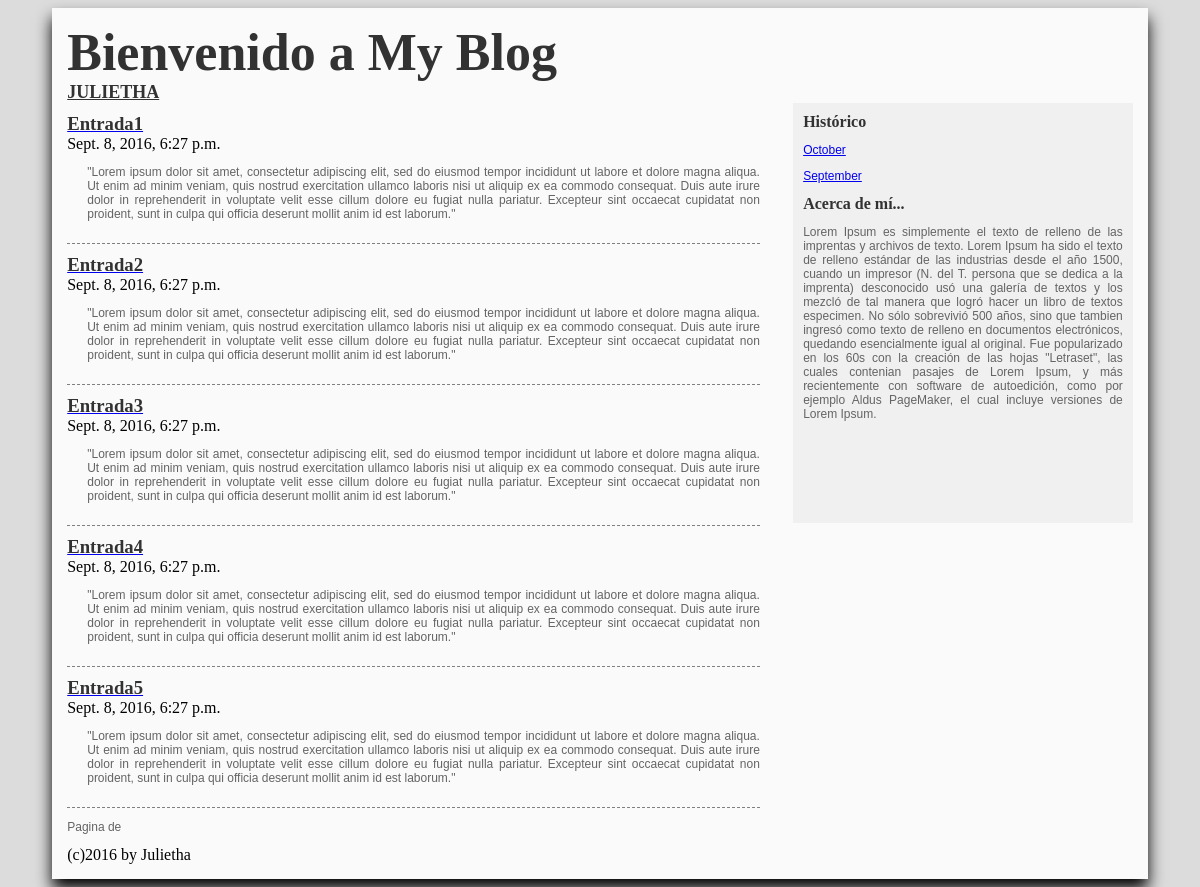
The app's page /month/2016/9/ with its own data.
### blog/models.py (models this page shows, shortened)
class Entrada(models.Model):
	titulo = models.CharField(max_length=100)
	contenido = models.TextField()
	fecha = models.DateTimeField(auto_now_add= True)

### blog/views.py (the view)
# urls.py: url(r'^month/(\d+)/(\d+)/$',month, name='month'),
def month(request, year, month):
	entrada= Entrada.objects.filter(fecha__year= year, fecha__month = month)
	return render_to_response("listado.html", dict(entrada= entrada, months= mkmonth_lst()))

### blog/views.py (called while the page is built)
def mkmonth_lst():
	if not Entrada.objects.count(): return[]
	year, month = time.localtime()[:2]
	first= Entrada.objects.order_by("fecha")[0]
	fyear =first.fecha.year
	fmonth = first.fecha.month
	months= []
	for y in range(year, fyear-1,-1):
		start, end =12,0
		if y == year: start = month
		if y == fyear: end = fmonth -1
		for m in range(start, end, -1):
			months.append((y,m,month_name[m]))
	return months

### blog/templates/listado.html (shortened to what this page needs)
{% extends "estructura.html" %}
		{% block contenido %}
		{% for elemento in entrada %}
			<article>
				<a href = "{% url 'entrada' elemento.pk %}"> <h3>{{ elemento.titulo }}</h3></a>
				<time>{{ elemento.fecha }}</time>
				<p>{{ elemento.contenido }}</p>
			</article>
			{% endfor %}
		<nav>
			<p>Pagina  {{ entrada.number }} de {{ entrada.paginator.num_pages }}</p>
		</nav>
		{% endblock %}

### blog/templates/estructura.html (shortened to what this page needs)
<html>
<head>
</head>
<body>
	<div id="contenedor">
		<header>
			<a href="http://localhost: ">
			<h1>Bienvenido a My Blog </h1>
			</a>
			<h2>JULIETHA</h2>
		</header>
		<section>
			<div id="articulos">
			{% block contenido %}
			{% endblock %}
			</div>
			<aside>
				<h4> Histórico</h4>
				{% for month in months %}
				<p><a href="{% url 'month' month.0 month.1 %}">{{ month.2 }} </a></p>
				{% endfor %}
				<h4>Acerca de mí... </h4>
				<p>Lorem Ipsum es simplemente el texto de relleno de las imprentas y archivos de texto. Lorem Ipsum ha sido el texto de relleno estándar de las industrias desde el año 1500, cuando un impresor (N. del T. persona que se dedica a la imprenta) desconocido usó una galería de textos y los mezcló de tal manera que logró hacer un libro de textos especimen. No sólo sobrevivió 500 años, sino que tambien ingresó como texto de relleno en documentos electrónicos, quedando esencialmente igual al original. Fue popularizado en los 60s con la creación de las hojas "Letraset", las cuales contenian pasajes de Lorem Ipsum, y más recientemente con software de autoedición, como por ejemplo Aldus PageMaker, el cual incluye versiones de Lorem Ipsum.</p>
			</aside>
		</section>
		<footer>
			(c)2016 by Julietha
		</footer>
	</div>
</body>
</html>

### blog/templates/estructura.html (style rules this page uses)
body { margin: 0px kajajaajj padding: 0px; background: rgb(220,220,220); }
#contenedor { width: 90%; margin: auto; background: rgb(250,250,250); box-shadow:0px 10px 15px rgba(0,0,0,1); padding: 15px; }
p { text-align: justify; font-family: sans-serif; font-size: 12px; color: rgb(100,100,100); }
h1, h2, h3, h4 { margin: 0px; padding: 0px; color: rgb(50,50,50); font-family: serif; }
article p { padding-left: 20px; }
article { border-bottom: 1px dashed grey; padding-top: 10px; padding-bottom: 10px; }
h1 { font-size: 52px; }
h2 { font-size: 18px; text-decoration: underline; }
aside { width: 30%; float: right; background: rgb(240,240,240); padding: 10px; height: 400px; }
#articulos { width: 65%; float: left; }
header a { text-decoration: none; }

### records on screen
Entrada: titulo "Entrada1", fecha "Sept. 8, 2016, 6:27 p.m.", contenido "\"Lorem ipsum dolor sit amet, consectetur adipiscing elit, sed do eiusmod tempor incididunt ut labore et dolore magna aliqua. Ut enim ad minim veniam, quis nostrud exercitation ullamco laboris nisi ut aliquip ex ea commodo consequat. Duis aute irure dolor in reprehenderit in voluptate velit esse cillum dolore eu fugiat nulla pariatur. Excepteur sint occaecat cupidatat non proident, sunt in culpa qui officia deserunt mollit anim id est laborum.\""
Entrada: titulo "Entrada2", fecha "Sept. 8, 2016, 6:27 p.m.", contenido "\"Lorem ipsum dolor sit amet, consectetur adipiscing elit, sed do eiusmod tempor incididunt ut labore et dolore magna aliqua. Ut enim ad minim veniam, quis nostrud exercitation ullamco laboris nisi ut aliquip ex ea commodo consequat. Duis aute irure dolor in reprehenderit in voluptate velit esse cillum dolore eu fugiat nulla pariatur. Excepteur sint occaecat cupidatat non proident, sunt in culpa qui officia deserunt mollit anim id est laborum.\""
Entrada: titulo "Entrada3", fecha "Sept. 8, 2016, 6:27 p.m.", contenido "\"Lorem ipsum dolor sit amet, consectetur adipiscing elit, sed do eiusmod tempor incididunt ut labore et dolore magna aliqua. Ut enim ad minim veniam, quis nostrud exercitation ullamco laboris nisi ut aliquip ex ea commodo consequat. Duis aute irure dolor in reprehenderit in voluptate velit esse cillum dolore eu fugiat nulla pariatur. Excepteur sint occaecat cupidatat non proident, sunt in culpa qui officia deserunt mollit anim id est laborum.\""
Entrada: titulo "Entrada4", fecha "Sept. 8, 2016, 6:27 p.m.", contenido "\"Lorem ipsum dolor sit amet, consectetur adipiscing elit, sed do eiusmod tempor incididunt ut labore et dolore magna aliqua. Ut enim ad minim veniam, quis nostrud exercitation ullamco laboris nisi ut aliquip ex ea commodo consequat. Duis aute irure dolor in reprehenderit in voluptate velit esse cillum dolore eu fugiat nulla pariatur. Excepteur sint occaecat cupidatat non proident, sunt in culpa qui officia deserunt mollit anim id est laborum.\""
Entrada: titulo "Entrada5", fecha "Sept. 8, 2016, 6:27 p.m.", contenido "\"Lorem ipsum dolor sit amet, consectetur adipiscing elit, sed do eiusmod tempor incididunt ut labore et dolore magna aliqua. Ut enim ad minim veniam, quis nostrud exercitation ullamco laboris nisi ut aliquip ex ea commodo consequat. Duis aute irure dolor in reprehenderit in voluptate velit esse cillum dolore eu fugiat nulla pariatur. Excepteur sint occaecat cupidatat non proident, sunt in culpa qui officia deserunt mollit anim id est laborum.\""

### other values on screen
{{ month.2 }} "October" "September"
